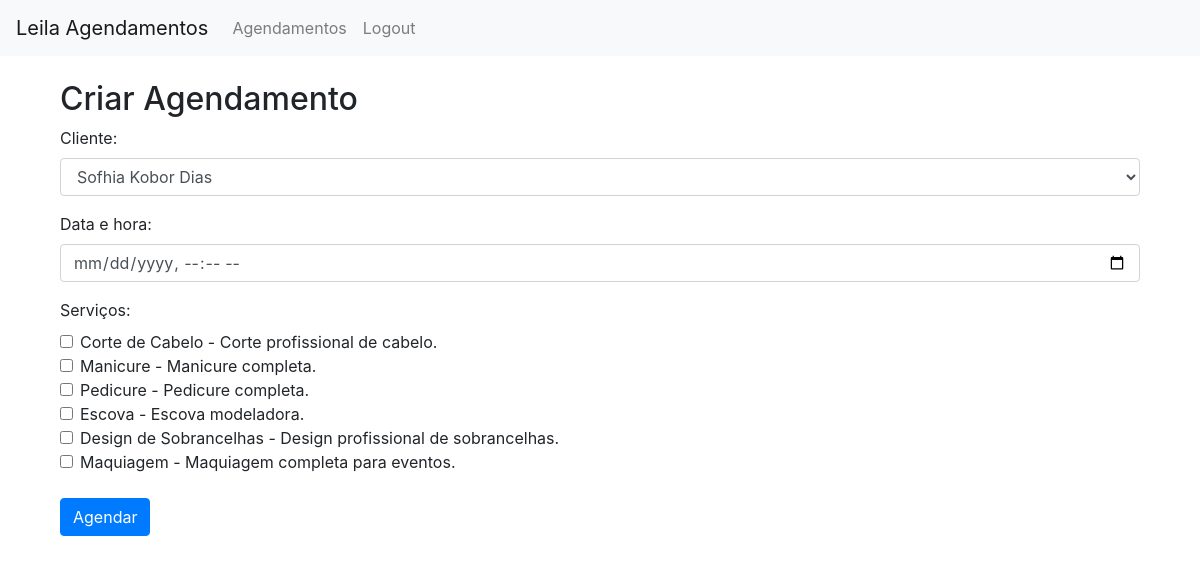
The page /agendamentos (signed in) on the database its author committed.
### models.py (models this page shows)
class Servico(db.Model):
    id = db.Column(db.Integer, primary_key=True)
    nome = db.Column(db.String(100), nullable=False)
    preco = db.Column(db.Float, nullable=False)
    descricao = db.Column(db.Text)

### app.py (the view, shortened to what this page needs)
@app.route('/agendamentos', methods=['GET', 'POST'])
@login_required # criar agendamentos se logado
def agendamentos():
    todosClientes = Cliente.query.filter_by(is_admin = False).all()
    todosServicos = Servico.query.all() # Carregar serviços disponíveis para o formulário
    return render_template('criarAgendamento.html', servicos=todosServicos, clientes=todosClientes)

### app.py (called while the page is built)
@lm.user_loader # decorador para carregar user
def load_user(id): # pega o id para carregar user
    cliente = db.session.query(Cliente).filter_by(id=id).first()
    return cliente

### templates/criarAgendamento.html
{% extends 'header.html' %}
{% block content %}
<div class="container">
    <form action="{{ url_for('agendamentos') }}" method="post">
        <h2 class="mt-4">Criar Agendamento</h2>
        {% if current_user.is_admin %}
            <div class="form-group">
                <label for="cliente">Cliente:</label>
                <select id="cliente" name="cliente" class="form-control" required>
                    {% for cliente in clientes %}
                    <option value="{{ cliente.id }}">{{ cliente.nome }}</option>
                    {% endfor %}
                </select>
            </div>
        {% endif %}
        <div class="form-group">
            <label for="dataHora">Data e hora: </label>
            <input type="datetime-local" id="dataHora" name="dataHora" class="form-control" required/>
        </div>
        <div class="form-group">
            <label>Serviços:</label>
            {% for servico in servicos %}
            <div class="form-check">
                <input class="form-check-input" type="checkbox"
                        name="servicos" value="{{ servico.id }}"
                        id="servicos{{ servico.id }}">
                <label class="form-check-label" for="servicos{{ servico.id }}">
                    {{ servico.nome }} - {{ servico.descricao }}
                </label>
        </div>
            {% endfor %}
        <div class="form-group mt-4">
            <input type="submit" value="Agendar" class="btn btn-primary">
        </div>
    </form>
</div>
{% endblock %}

### templates/header.html (shortened to what this page needs)
<!DOCTYPE html>
<html lang="pt-BR">
<head>
    <link rel="stylesheet" href="https://stackpath.bootstrapcdn.com/bootstrap/4.5.2/css/bootstrap.min.css">
</head>
<body>
    <div class="navbar navbar-expand-lg navbar-light bg-light container-fluid">
        <a class="navbar-brand" href="{{ url_for('home') }}">Leila Agendamentos</a>
        <div class="collapse navbar-collapse">
            <ul class="navbar-nav ">
                <li class="nav-item">
                    <a class="nav-link" href="{{ url_for('agendamentos') }}">Agendamentos</a>
                </li>
                {% if not current_user.is_authenticated %}
                    <li class="nav-item">
                        <a class="nav-link" href="{{ url_for('login') }}">Login</a>
                    </li>
                    <li class="nav-item">
                        <a class="nav-link" href="{{ url_for('cadastro') }}">Cadastro</a>
                    </li>
                {% else %}
                    <li class="nav-item">
                        <a class="nav-link" href="{{ url_for('logout') }}">Logout</a>
                    </li>
                {% endif %}
            </ul>
        </div>
    </div>
    <div class="container mt-4">
        {% block content %}{% endblock %}
    </div>
</body>
</html>

### rows shown on the page
Servico: nome "Corte de Cabelo", descricao "Corte profissional de cabelo."
Servico: nome "Manicure", descricao "Manicure completa."
Servico: nome "Pedicure", descricao "Pedicure completa."
Servico: nome "Escova", descricao "Escova modeladora."
Servico: nome "Design de Sobrancelhas", descricao "Design profissional de sobrancelhas."
Servico: nome "Maquiagem", descricao "Maquiagem completa para eventos."

### other values the page prints
form field cliente "Sofhia Kobor Dias"
